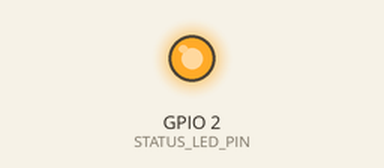
Simulated run of this sketch. Board: ESP32. Shown: output pins drawn as LEDs (lit = HIGH). What the sketch prints to the serial monitor is not drawn. At 0.2 s the program puts the board to deep sleep or switches it off; the recording ends there.

Above: at 0.12 s.
Timing chart, 0 to 0.2 s (numbered marks = the images above):
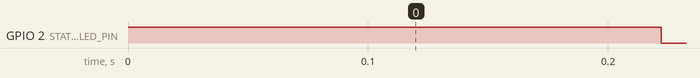

The sketch:

firmware.ino
```cpp
// CyberTube Lab 15 Firmware: Low-Power Modes & Power Analysis Defense
// Target: ESP32 DevKit V1 (ESP-WROOM-32)
// Logic Level: Strictly <= 3.3V DC. Zero mains AC.

#include <Arduino.h>
#include "esp_sleep.h"

#define STATUS_LED_PIN 2
#define WAKEUP_BUTTON_PIN GPIO_NUM_4
#define SLEEP_DURATION_SEC 10

// Variable preserved across deep sleep cycles in RTC Slow Memory
RTC_DATA_ATTR static uint32_t bootCount = 0;
RTC_DATA_ATTR static uint32_t telemetrySeq = 0;

void print_wakeup_reason() {
  esp_sleep_wakeup_cause_t wakeup_reason = esp_sleep_get_wakeup_cause();
  Serial.print("[POWER] Wakeup Reason: ");
  switch (wakeup_reason) {
    case ESP_SLEEP_WAKEUP_EXT0:
      Serial.println("External GPIO interrupt (Button pressed on GPIO 4)");
      break;
    case ESP_SLEEP_WAKEUP_TIMER:
      Serial.println("RTC Timer expired (10s periodic wake)");
      break;
    default:
      Serial.printf("Cold Boot / Power On (code %d)\n", wakeup_reason);
      break;
  }
}

void setup() {
  Serial.begin(115200);
  while (!Serial && millis() < 2000);

  pinMode(STATUS_LED_PIN, OUTPUT);
  digitalWrite(STATUS_LED_PIN, HIGH);

  bootCount++;
  telemetrySeq++;

  Serial.println("=================================================");
  Serial.println("[CYBERTUBE] Module 15: Low-Power & Side-Channel Lab");
  Serial.printf("[POWER] Boot Cycle: #%u | Telemetry Sequence: #%u\n", bootCount, telemetrySeq);
  print_wakeup_reason();

  // Active state: simulate brief 200ms sensor burst
  Serial.println("[ACTIVE] Executing high-speed telemetry collection (Current ~80mA)...");
  delay(200);

  // Power reduction configuration
  Serial.println("[POWER] Configuring Deep Sleep wake sources...");
  // 1. Periodic RTC timer wake (10 seconds)
  esp_sleep_enable_timer_wakeup((uint64_t)SLEEP_DURATION_SEC * 1000000ULL);

  // 2. External GPIO wake on Button (GPIO 4 HIGH)
  esp_sleep_enable_ext0_wakeup(WAKEUP_BUTTON_PIN, 1);

  Serial.println("[POWER] Isolating unused GPIOs to prevent current leakage...");
  digitalWrite(STATUS_LED_PIN, LOW);

  Serial.printf("[POWER] Entering Deep Sleep for %d seconds (Current ~15uA). Goodbye!\n", SLEEP_DURATION_SEC);
  Serial.println("=================================================");
  Serial.flush();

  // Enter deep sleep
  esp_deep_sleep_start();
}

void loop() {
  // Never reached in deep sleep
}
```

Measured:
- by itself, GPIO 2 (STATUS_LED_PIN): LOW → HIGH at 0.00 s, → LOW 0.22 s later
